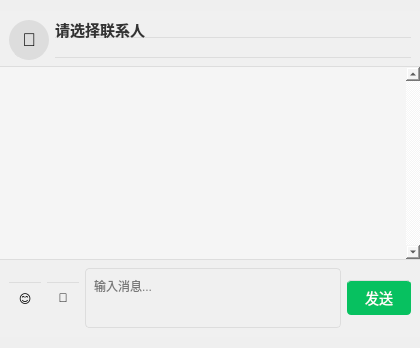
<?xml version="1.0" encoding="UTF-8"?>
<ui version="4.0">
 <class>ChatWidget</class>
 <widget class="QWidget" name="ChatWidget">
  <layout class="QVBoxLayout" name="mainLayout">
   <property name="spacing">
    <number>0</number>
   </property>
   <property name="leftMargin">
    <number>0</number>
   </property>
   <property name="rightMargin">
    <number>0</number>
   </property>
   <!-- 顶部信息栏 -->
   <item>
    <widget class="QWidget" name="topBar">
     <property name="styleSheet">
      <string notr="true">background-color: #f0f0f0; border-bottom: 1px solid #ddd;</string>
     </property>
     <property name="minimumSize">
      <size><width>0</width><height>56</height></size>
     </property>
     <property name="maximumSize">
      <size><width>16777215</width><height>56</height></size>
     </property>
     <layout class="QHBoxLayout" name="topBarLayout">
      <item>
       <widget class="QPushButton" name="avatarPlaceholder">
        <property name="text">
         <string>👤</string>
        </property>
        <property name="minimumSize">
         <size><width>40</width><height>40</height></size>
        </property>
        <property name="maximumSize">
         <size><width>40</width><height>40</height></size>
        </property>
        <property name="styleSheet">
         <string notr="true">border-radius: 20px; background-color: #ddd; font-size: 18px;</string>
        </property>
        <property name="flat">
         <bool>true</bool>
        </property>
       </widget>
      </item>
      <item>
       <layout class="QVBoxLayout" name="contactInfoLayout">
        <item>
         <widget class="QLabel" name="contactNameLabel">
          <property name="text">
           <string>请选择联系人</string>
          </property>
          <property name="styleSheet">
           <string notr="true">font-size: 15px; font-weight: bold; color: #333;</string>
          </property>
         </widget>
        </item>
        <item>
         <widget class="QLabel" name="statusLabel">
          <property name="text">
           <string></string>
          </property>
          <property name="styleSheet">
           <string notr="true">font-size: 12px; color: #999;</string>
          </property>
         </widget>
        </item>
       </layout>
      </item>
     </layout>
    </widget>
   </item>
   <!-- 消息列表 -->
   <item>
    <widget class="QListWidget" name="messageList">
     <property name="styleSheet">
      <string notr="true">background-color: #f5f5f5; border: none;</string>
     </property>
     <property name="verticalScrollBarPolicy">
      <enum>Qt::ScrollBarAlwaysOn</enum>
     </property>
     <property name="horizontalScrollBarPolicy">
      <enum>Qt::ScrollBarAlwaysOff</enum>
     </property>
     <property name="spacing">
      <number>4</number>
     </property>
    </widget>
   </item>
   <!-- 底部工具栏 -->
   <item>
    <widget class="QWidget" name="bottomBar">
     <property name="styleSheet">
      <string notr="true">background-color: #f0f0f0; border-top: 1px solid #ddd;</string>
     </property>
     <property name="minimumSize">
      <size><width>0</width><height>50</height></size>
     </property>
     <layout class="QHBoxLayout" name="bottomBarLayout">
      <item>
       <widget class="QPushButton" name="emojiBtn">
        <property name="text">
         <string>😊</string>
        </property>
        <property name="minimumSize">
         <size><width>32</width><height>32</height></size>
        </property>
        <property name="maximumSize">
         <size><width>32</width><height>32</height></size>
        </property>
        <property name="flat">
         <bool>true</bool>
        </property>
       </widget>
      </item>
      <item>
       <widget class="QPushButton" name="attachBtn">
        <property name="text">
         <string>📎</string>
        </property>
        <property name="minimumSize">
         <size><width>32</width><height>32</height></size>
        </property>
        <property name="maximumSize">
         <size><width>32</width><height>32</height></size>
        </property>
        <property name="flat">
         <bool>true</bool>
        </property>
       </widget>
      </item>
      <item>
       <widget class="QPlainTextEdit" name="inputEdit">
        <property name="maximumSize">
         <size><width>16777215</width><height>60</height></size>
        </property>
        <property name="placeholderText">
         <string>输入消息...</string>
        </property>
        <property name="styleSheet">
         <string notr="true">border: 1px solid #ddd; border-radius: 4px; padding: 4px;</string>
        </property>
        <property name="sizePolicy">
         <sizepolicy hsizetype="Expanding" vsizetype="Fixed">
          <horstretch>1</horstretch>
          <verstretch>0</verstretch>
         </sizepolicy>
        </property>
       </widget>
      </item>
      <item>
       <widget class="QPushButton" name="sendBtn">
        <property name="text">
         <string>发送</string>
        </property>
        <property name="minimumSize">
         <size><width>64</width><height>0</height></size>
        </property>
        <property name="styleSheet">
         <string notr="true">background-color: #07c160; color: white; border-radius: 4px; padding: 6px 16px; font-size: 14px;</string>
        </property>
       </widget>
      </item>
     </layout>
    </widget>
   </item>
  </layout>
 </widget>
 <resources/>
 <connections/>
</ui>
